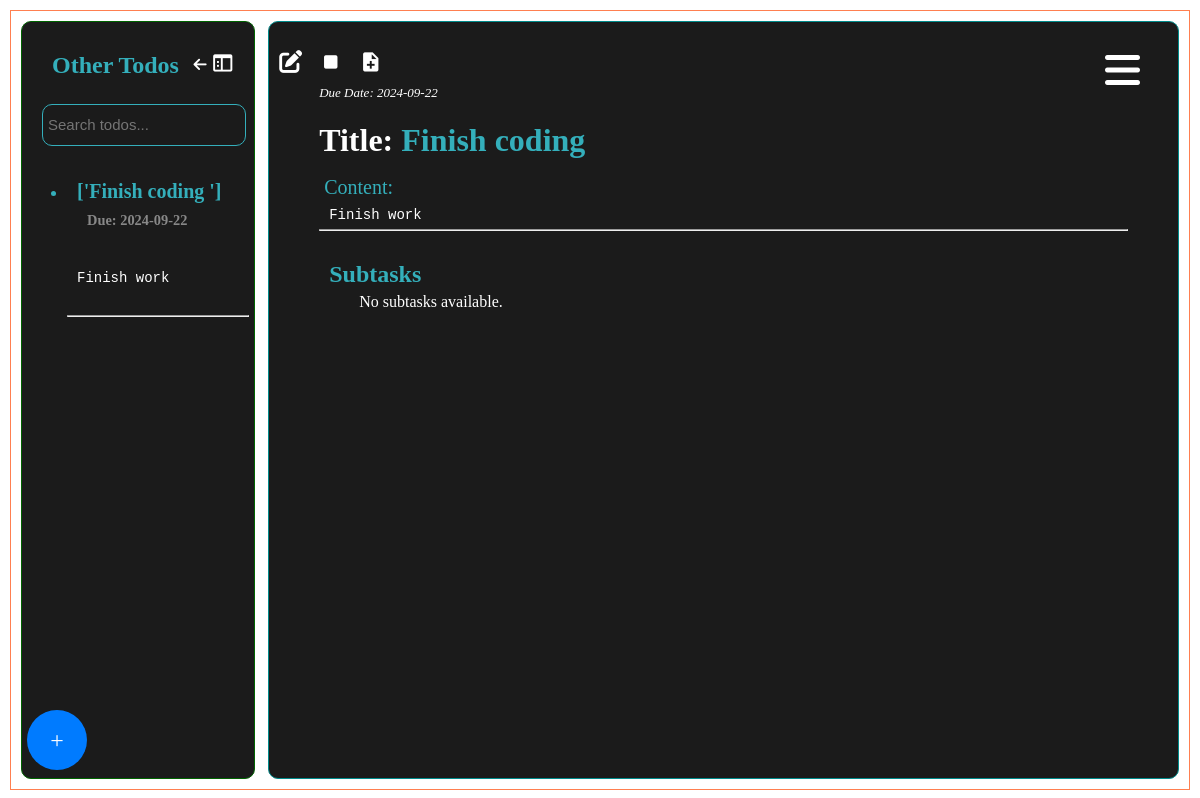
Screenshot of /todo_viewer/1 (signed in) with the database file from the repository.
### website/models.py (models this page shows, shortened)
class User(db.Model, UserMixin):
    id = db.Column(db.Integer, primary_key=True)
    email = db.Column(db.String(150), unique=True)
    password = db.Column(db.String(255))
    first_name = db.Column(db.String(225))
    second_name = db.Column(db.String(225))
    full_name = db.Column(db.String(255))
    profile_picture = db.Column(db.String(255), nullable=True)
    cover_picture = db.Column(db.String(255), nullable=True)
    user_name = db.Column(db.String(255))
    phone_number = db.Column(db.String(20))
    country_code = db.Column(db.String(10), default="+254")
    bio = db.Column(db.String(255))
    time_zone = db.Column(db.String(255))
    date_birth = db.Column(db.String(255))
    gender = db.Column(db.String(255))
    generated_color = db.Column(db.String(7))
    is_2fa_enabled = db.Column(db.Boolean, default=False)
    otp_secret = db.Column(db.String(32), nullable=True)
    temp_otp = db.Column(db.String(32), nullable=True)
    otp_method = db.Column(db.String(10), default='app')
    is_active = db.Column(db.Boolean, default=True)
    is_admin = db.Column(db.Boolean, default=False)
    email_verified = db.Column(db.Boolean, default=False)
    note_tags = db.relationship(
        "NoteTag", back_populates="user", cascade="all, delete-orphan"
    )
    notes = db.relationship("Note", back_populates="user", cascade="all, delete-orphan")
    password_reset_tokens = db.relationship(
        "PasswordResetToken", back_populates="user", cascade="all, delete-orphan"
    )
    notifications = db.relationship(
        "Notification", back_populates="user", cascade="all, delete-orphan"
    )
    todos = db.relationship("ToDo", back_populates="user", cascade="all, delete-orphan")
    email_preferences = db.relationship(
        "EmailPreferences",
        uselist=False,
        back_populates="user",
        cascade="all, delete-orphan",
    )
    push_preferences = db.relationship(
        "PushPreferences",
        uselist=False,
        back_populates="user",
        cascade="all, delete-orphan",
    )
    email_verification_tokens = db.relationship(
        "EmailVerificationToken", back_populates="user", cascade="all, delete-orphan"
    )

class ToDo(db.Model):
    id = db.Column(db.Integer, primary_key=True)
    title = db.Column(db.String(255), nullable=False)
    content = db.Column(db.Text, nullable=True)
    user_id = db.Column(db.Integer, db.ForeignKey("user.id"), nullable=False)
    is_completed = db.Column(db.Boolean, default=False)
    created_at = db.Column(db.DateTime, default=datetime.utcnow)
    updated_at = db.Column(db.DateTime, default=datetime.utcnow)
    due_date = db.Column(db.DateTime, nullable=True)
    user = db.relationship("User", back_populates="todos")
    subtasks = db.relationship(
        "Subtask", back_populates="parent_todo", cascade="all, delete-orphan"
    )

### website/views.py (the view)
@views.route("/todo_viewer/<int:id>", methods=["GET"])
def todo_viewer(id):
    todo = ToDo.query.get_or_404(id)
    todos = (
        ToDo.query.filter_by(user_id=current_user.id)
        .order_by(db.desc(ToDo.created_at))
        .all()
    )
    user_time_zone = current_user.time_zone if current_user.time_zone else "UTC"
    utc_now = datetime.utcnow().replace(tzinfo=pytz.utc)
    user_tz = pytz.timezone(user_time_zone)
    current_date = utc_now.astimezone(user_tz)
    for todo_item in todos:
        if todo_item.due_date:
            if todo_item.due_date.tzinfo is None:
                todo_item.due_date = pytz.utc.localize(todo_item.due_date)
            todo_item.due_date = todo_item.due_date.astimezone(user_tz)
            if todo_item.due_date < current_date and not todo_item.is_completed:
                todo_item.is_completed = True
                todo_item.updated_at = datetime.utcnow()
                db.session.commit()
    return render_template(
        "todo_viewer.html", todo=todo, todos=todos, current_date=current_date
    )

### website/templates/todo_viewer.html (shortened to what this page needs)
<!DOCTYPE html>
<html lang="en">
  <head>
    <link
      rel="stylesheet"
      href="{{ url_for('static', filename='css/view_todo.css') }}"
    />
    <link
      rel="stylesheet"
      href="https://cdnjs.cloudflare.com/ajax/libs/font-awesome/6.0.0-beta3/css/all.min.css"
    />
    <link
      href="https://unpkg.com/boxicons@2.1.4/css/boxicons.min.css"
      rel="stylesheet"
    />
    <link
      href="https://cdn.quilljs.com/1.3.6/quill.snow.css"
      rel="stylesheet"
    />
  </head>
  <body>
    <div class="messages-container">
    </div>
    <div class="page">
      <div class="left-container">
        <div class="tab">
          <div class="tab-header">
            <h2 style="--background-: {{ current_user.generated_color }}">
              Other Todos
            </h2>
            <div class="return">
              <a href="{{ url_for('views.show_todo_page') }}">
                <i
                  class="fas fa-arrow-left"
                  style="--background-: {{ current_user.generated_color }}"
                ></i>
              </a>
            </div>
            <div class="close-left-container" id="closeLeftContainer">
              <i
                class="bx bx-sidebar"
                data-tooltip="Close sidebar"
                style="--background-: {{ current_user.generated_color }}"
              ></i>
            </div>
          </div>
          <div class="search">
            <input
              type="text"
              id="searchInput"
              placeholder="Search todos..."
              style="--background-: {{ current_user.generated_color }}"
              class="input-search"
            />
          </div>
        </div>
        <div class="todos">
          <ul id="todosList">
            {% if todos %} {% for todo in todos %}
            <li
              style="--background-: {{ current_user.generated_color }}"
              class="todo-item"
              data-note-id="{{ todo.id }}"
            >
              <label
                for="todo-{{ todo.id }}"
                style="--background-: {{ current_user.generated_color }};"
              >
                <span class="todo-title">{{ todo.title.split('\n')[:20] }}</span>
                {% if todo.due_date %}
                <span class="due-date"
                  >Due: {{ todo.due_date.strftime('%Y-%m-%d') }}</span
                >
                {% endif %}
              </label>
              <pre class="todo-content">
                {{ todo.content.split('\n')[0][:30] | safe |striptags}}
              </pre>
            </li>
            <hr style="--background-: {{ current_user.generated_color }}" />
            {% endfor %} {% endif %}
          </ul>
          <div class="add-note-toggle">
            <a
              href="{{ url_for('views.add_todo_page') }}"
              style="--background-: {{ current_user.generated_color }}"
              class="toggle-add"
              >+</a
            >
          </div>
        </div>
      </div>
      <div class="right-container">
        <div class="edit">
          <a
            href="{{ url_for('views.edit_todo', id=todo.id) }}"
            data-tooltip="Edit todo"
          >
            <i
              class="fas fa-edit"
              style="--background-: {{ current_user.generated_color }}"
            ></i>
          </a>
        </div>
        <div class="todo-view">
          {% if current_user.email_verified %}
          <div class="menu">
            <i
              class="fas fa-bars"
              id="openModalBtn"
              style="--background-: {{ current_user.generated_color }}"
            ></i>
          </div>
          {% endif %}
          <div class="not-moving">
            <p class="todo-time">
              {% if todo.due_date %} Due Date: {{ todo.due_date.strftime('%Y-%m-%d') }} {% endif %}
            </p>
            <div class="done">
              {% if todo.is_completed or (todo.due_date and todo.due_date <= current_date) %}
              <i class="bx bx-calendar-check" style="--background-: {{ current_user.generated_color }}" title="Done"></i>
              {% else %}
              <i class="bx bxs-checkbox" style="--background-: {{ current_user.generated_color }}" title="Not Done"></i>
              {% endif %}
            </div>
            {% if current_user.email_verified %}
            <div class="add_subtask">
              <a href="{{ url_for('views.add_subtask', todo_id=todo.id) }}">
                <i class="bx bxs-file-plus" title="Add Subtask" style="--background-: {{ current_user.generated_color }}"></i>
              </a>
            </div>
            {% endif %}
            <h1 id="todoTitle" style="--background-: {{ current_user.generated_color }}">
              <span>Title: </span> {{ todo.title }}
            </h1>
          </div>
          <p style="--background-: {{ current_user.generated_color }}" class="view">
            Content:
          </p>
          <pre id="todoContent">{{ todo.content | safe}}</pre>
          {% if current_user.email_verified %}
          <hr />
          <h2 style="--background-: {{ current_user.generated_color }}">Subtasks</h2>
          <ul id="todosList" style="margin-top: -35px">
            {% if todo.subtasks %} {% for subtask in todo.subtasks %}
            <li style="--background-: {{ current_user.generated_color }}" class="todo-item">
              <h1 id="todoTitle" style="--background-: {{ current_user.generated_color }}">
                <span>Title: </span>{{ subtask.title }}
              </h1>
              <p style="--background-: {{ current_user.generated_color }}" class="view">
                Content:
              </p>
              <pre class="subtaskContent">{{ subtask.content | safe }}</pre>
              <div id="editor"> {{subtask.content | safe }}</div>
            </li>
            <hr style="--background-: {{ current_user.generated_color }}" />
            {% endfor %} {% else %}
            <p style="margin-top: 30px; color: #fff">No subtasks available.</p>
            {% endif %}
          </ul>
          {% endif %}
        </div>
      </div>
    </div>
  </body>
</html>

### website/static/css/view_todo.css (style rules this page uses)
body { margin: 0; padding: 0; box-sizing: border-box; }
.messages-container { position: fixed; top: 0; left: 0; width: 100%; z-index: 1000; padding: 20px; text-align: center; }
.page { margin: 10px; border: 1px solid #ff7f50; padding: 10px; display: flex; height: calc(100vh - 20px); box-sizing: border-box; overflow: hidden; }
.left-container { position: relative; width: 20%; background-color: #1b1b1b; padding: 5px; margin-right: 13px; border: 1px solid darkgreen; overflow-y: auto; border-radius: 10px; }
.right-container { position: relative; width: 80%; background: #1b1b1b; padding: 10px; border: 1px solid darkcyan; overflow-y: auto; border-radius: 10px; }
.todo-content { color: #fff; font-family: "Courier New", Courier, monospace; font-size: 14px; line-height: 1.6; overflow-x: auto; max-width: 100%; white-space: pre-wrap; margin-bottom: -15px; }
.todo-view { padding: 40px; }
.todo-view h1 { color: var(--background-); }
.todo-view h1 span { color: #fff; }
.todo-view .view { color: var(--background-); padding: 5px; font-size: 20px; margin-top: -10px; }
#todoContent { margin-top: -30px; }
.todo-view pre, .subtaskContent { color: #fff; font-family: "Courier New", Courier, monospace; font-size: 14px; line-height: 1.6; padding: 10px; overflow-x: auto; max-width: 100%; white-space: pre-wrap; margin-bottom: -15px; }
h2 { color: var(--background-); font-size: 24px; padding: 10px; }
#todosList .todo-item { padding: 10px; cursor: pointer; content: "•"; color: var(--background-); }
.todo-title { color: var(--background-); font-size: 20px; font-weight: bold; }
.due-date { color: #888 !important; font-size: 0.6em; margin-left: 10px; }
.add-note-toggle { position: fixed; bottom: 30px; display: flex; justify-content: center; align-items: center; }
.toggle-add { padding: 10px; background-color: #007bff; color: white; border: none; border-radius: 50%; cursor: pointer; font-size: 24px; width: 40px; height: 40px; display: flex; justify-content: center; align-items: center; text-decoration: none; }
.done { display: flex; align-items: center; z-index: 1; position: fixed; top: 50px; margin-right: 30px; cursor: pointer; }
.add_subtask { display: flex; align-items: center; z-index: 1; position: fixed; top: 50px; margin-left: 40px; cursor: pointer; }
.done i, .add_subtask i { color: #fff; font-size: 23px; }
.todos a { text-decoration: none; }
.todo-view .todo-time { color: #fff; font-style: italic; font-size: 13px; }
.menu { color: #fff; right: 30px; font-size: 40px; display: flex; align-items: center; justify-content: flex-end; z-index: 1; position: fixed; top: 50px; margin-right: 30px; cursor: pointer; }
.modal ul li a, button, label { text-decoration: none; color: #fff; font-size: 24px; font-weight: bold; cursor: pointer; }
.tab { position: sticky; top: -20px; background-color: #1b1b1b; z-index: 2; }
.tab-header { display: flex; justify-content: space-between; align-items: center; padding: 15px; margin-top: -30px; }
.return i { color: #fff; font-size: 15px; cursor: pointer; }
.search { padding: 15px; margin-top: -35px; }
.search .input-search { padding: 5px; width: 100%; border: 1px solid var(--background-); background: transparent; border-radius: 10px; color: #fff; font-size: 15px; outline: none; height: 30px; }
.close-left-container { color: #fff; font-size: 23px; cursor: pointer; }
.edit { color: #fff; font-size: 23px; display: flex; align-items: center; z-index: 1; position: fixed; top: 50px; margin-right: 30px; cursor: pointer; }
.edit i { color: #fff; }

### rows the page displays
ToDo: title "['Finish coding ']", due_date "2024-09-22", content "Finish work", title "Finish coding"
